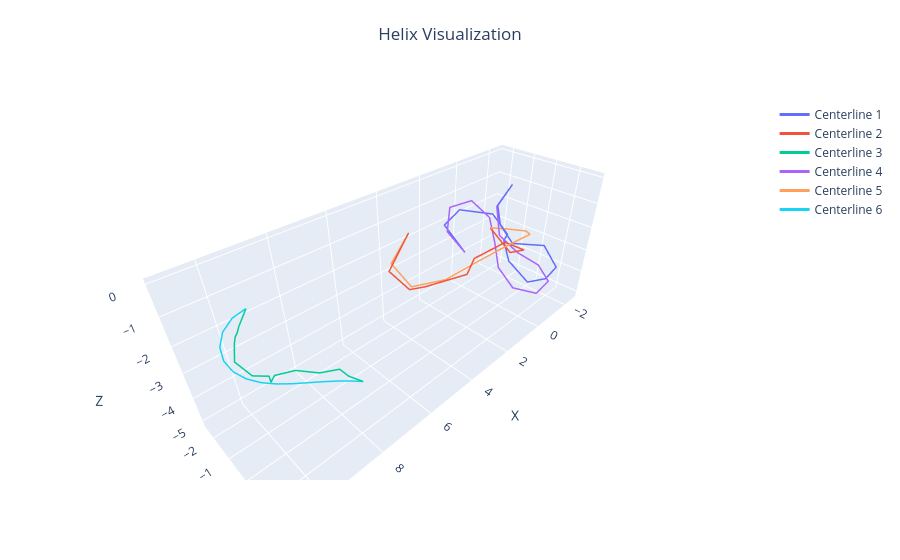

Notebook code cell kept with this figure:
### Code cell
def plot_just_helices(helices, show_frames=True, frame_step=2, frame_scale=0.02):
    # Create figure
    fig = go.Figure()

    # Plot each helix
    for idx, r in enumerate(helices):
        # Plot centerline
        fig.add_trace(go.Scatter3d(
            x=r[:, 0], y=r[:, 1], z=r[:, 2],
            mode='lines',
            line=dict(width=3),
            name=f'Centerline {idx + 1}'
        ))

    # Update layout
    fig.update_layout(
        scene=dict(
            xaxis_title='X',
            yaxis_title='Y',
            zaxis_title='Z',
        ),
        title=dict(text='Helix Visualization', y=0.95, x=0.5, xanchor='center', yanchor='top'),
    )

    fig.show()

target_centerlines = create_target_centerlines(3, [15, 10, 15], [15, 10, 5])

def compute_L(r):
    diff = np.diff(r, axis=0) 
    distances = np.linalg.norm(diff, axis=1)
    arc_length = np.sum(distances)
    return arc_length

def create_curls(L_list, site_list, curl_amount):
    pos = []
    for i in range(len(L_list)):
        n_sites = site_list[i]  # Number of sites along the helix
        L = L_list[i] # Total length
        s = np.linspace(0, L, n_sites)  # Arc length array
        r0 = np.array([0.0, 0.0, 0.0])
        n0 = np.eye(3)  # Standard basis (modify if needed)

        twist = np.full(n_sites, np.pi)
        curvature_x = curl_amount * np.cos(s * np.pi) + np.random.random_sample() # Varies to form a curl
        curvature_y = 0 #3.0 * np.sin(s * np.pi) + np.random.random_sample()  # Varies to form a curl

        q = np.zeros((3 * n_sites,))
        q[0::3] = twist
        q[1::3] = curvature_x
        q[2::3] = curvature_y

        EI = np.ones((3 * n_sites,)) * 0.1  # Uniform stiffness

        # r0 and n0 are the position and material frame of the clamped top node
        helix_instance = Helix(q=q, q0=q, n_sites=n_sites, s=s, L=L, r0=r0, n0=n0, EI=EI)

        r, _ = HelixUtil.propagate(helix_instance)
        pos.append(r)
    return pos

def compute_centerlines(r_list, group_size):
    real_centerlines = []
    for r in r_list:
        real_centerline = np.zeros_like(r[:-group_size, :])
        
        # moving average of positions
        for i in range(group_size):
            real_centerline += r[i:-group_size+i, :]
        real_centerline /= group_size

        real_centerline = np.concatenate((r[0:1, :], real_centerline, r[-1:, :]), axis=0) # adding top/bottom clamped point

        #redistributing points along centerline to be uniformly spaced
        distances = np.cumsum(np.linalg.norm(np.diff(real_centerline, axis=0), axis=1))
        distances = np.insert(distances, 0, 0)

        n_new = len(r)  # Same # points as helix
        new_distances = np.linspace(0, distances[-1], n_new)
        interp_func = interp1d(distances, real_centerline, axis=0, kind='linear')  # Linear interpolation
        real_centerline = interp_func(new_distances)
        real_centerlines.append(real_centerline)
    return real_centerlines

def compute_shape(r_list, real_centerline_list):
    deltas = []
    for i in range(len(r_list)):
        deltas_vec = r_list[i] - real_centerline_list[i]
        deltas.append(deltas_vec)
    return deltas
    
def gen_new_curls(target_centerlines):
    '''
    target_centerlines: list of 
    '''
    # First, get n_sites and length of target centerlines - working ✅
    n_sites = [len(target_centerlines[i]) for i in range(len(target_centerlines))]
    L = [compute_L(target_centerlines[i]) for i in range(len(target_centerlines))]
    
    # Instantiate curls to simulate, evolve them
    simulated_curls = create_curls(L, n_sites, 8)
    # TODO: simulate under gravity (once in an actual script)
    # Compute centerlines
    real_centerlines = compute_centerlines(simulated_curls, group_size=10)
    # Compute shape deltas
    deltas = compute_shape(simulated_curls, real_centerlines)

    # Applying simulated shapes onto target centerlines
    new_curls = [target_centerlines[i] + deltas[i] for i in range(len(target_centerlines))]
    return new_curls

new_curls = gen_new_curls(target_centerlines)
print(len(new_curls))
plot_just_helices(new_curls + target_centerlines)

### Figure 1 — Plotly figure (JSON) as saved in the notebook; plotly's stock layout.template omitted (floating-point values rounded to 4 significant figures)
{"data": [{"line": {"width": 3}, "mode": "lines", "name": "Centerline 1", "type": "scatter3d", "x": [0, 0.9498, 0.5497, 0.1167, -0.9346, -1.823, -1.899, -2.092, -1.729, -2.421, -2.382, -1.566, -0.1533, 1.007, 1.348], "y": [0, 0.1373, 0.05455, 0.3867, 1.108, 1.322, 0.9277, 0.01204, -0.8405, -1.671, -1.495, -1.808, -2.446, -2.206, -0.8324], "z": [0, -0.4372, -1.336, -2.143, -2.366, -3.629, -4.405, -5.11, -4.243, -3.838, -3.434, -2.284, -1.832, -2.009, -2.52]}, {"line": {"width": 3}, "mode": "lines", "name": "Centerline 2", "type": "scatter3d", "x": [5, 6.156, 5.558, 5.181, 4.363, 4.041, 2.376, 1.217, 0.4606, -0.008778], "y": [0, 0.4205, 0.5909, 0.8587, 1.704, 1.669, 1.541, 1.549, 0.5551, -0.7622], "z": [0, -0.5877, -1.409, -1.361, -0.9187, -0.548, -0.7411, -1.487, -2.318, -1.968]}, {"line": {"width": 3}, "mode": "lines", "name": "Centerline 3", "type": "scatter3d", "x": [10, 10.28, 10.41, 10.48, 10.48, 10.62, 10.39, 10.13, 10.18, 10.03, 9.523, 9.04, 8.68, 8.543, 8.181], "y": [0, 0.06819, 0.2269, 0.2762, 0.0703, 0.1397, 0.3299, 0.6584, 0.7946, 0.7247, 0.7598, 0.9969, 1.363, 1.504, 1.585], "z": [0, -0.3167, -0.3329, -0.3644, -0.6879, -1.113, -1.585, -1.54, -1.606, -1.544, -1.717, -1.977, -1.848, -2.082, -2.484]}, {"line": {"width": 3}, "mode": "lines", "name": "Centerline 4", "type": "scatter3d", "x": [0, 0.8758, 0.9282, 0.3454, -0.3626, -0.9078, -1.047, -0.8416, -0.7119, -0.7992, -0.8167, -0.3091, 0.6782, 1.339, 1.348], "y": [0, 0.05081, 0.3222, 0.7926, 1.312, 1.559, 1.077, 0.08094, -0.6592, -1.026, -1.42, -1.992, -2.247, -1.752, -0.8324], "z": [0, -0.5209, -1.518, -2.27, -2.883, -3.748, -4.645, -4.764, -4.035, -3.035, -2.045, -1.34, -1.385, -2.0, -2.52]}, {"line": {"width": 3}, "mode": "lines", "name": "Centerline 5", "type": "scatter3d", "x": [5, 5.765, 5.295, 4.319, 3.461, 2.517, 1.434, 0.6423, 0.2946, -0.008778], "y": [0, 0.06974, 0.3963, 0.8668, 1.371, 1.799, 1.804, 1.182, 0.2156, -0.7622], "z": [0, -0.6671, -1.535, -1.521, -1.028, -0.6515, -0.7224, -1.135, -1.545, -1.968]}, {"line": {"width": 3}, "mode": "lines", "name": "Centerline 6", "type": "scatter3d", "x": [10, 10.35, 10.63, 10.79, 10.82, 10.73, 10.54, 10.29, 10.0, 9.701, 9.396, 9.09, 8.784, 8.479, 8.181], "y": [0, 0.002433, 0.01875, 0.05947, 0.1295, 0.2282, 0.3514, 0.4935, 0.6496, 0.8156, 0.9876, 1.16, 1.326, 1.473, 1.585], "z": [0, -0.07754, -0.2938, -0.6043, -0.9507, -1.279, -1.554, -1.761, -1.904, -1.998, -2.065, -2.129, -2.209, -2.324, -2.484]}], "layout": {"scene": {"xaxis": {"title": {"text": "X"}}, "yaxis": {"title": {"text": "Y"}}, "zaxis": {"title": {"text": "Z"}}}, "title": {"text": "Helix Visualization", "x": 0.5, "xanchor": "center", "y": 0.95, "yanchor": "top"}}}
